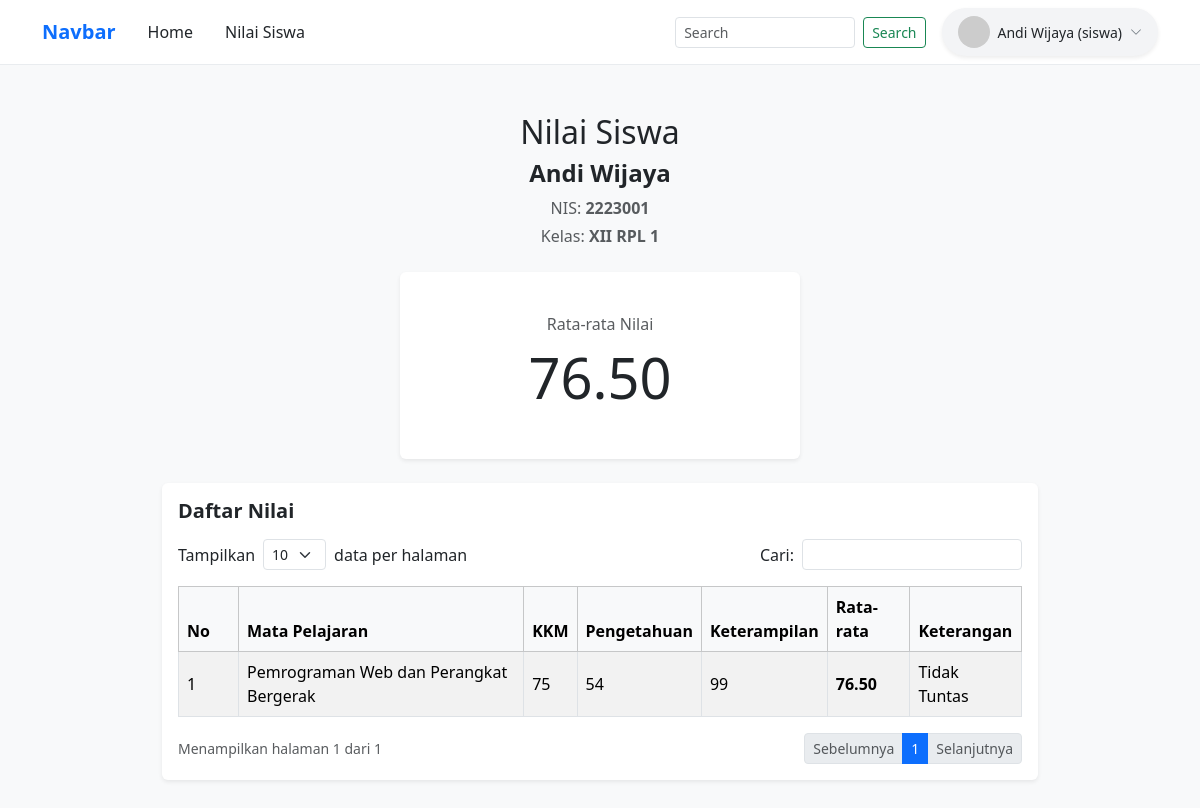
The page /nilai_siswa.php (signed in) on the database its author committed.
### tables this page shows
CREATE TABLE `siswa` (
  `id` int(11) NOT NULL,
  `nis` varchar(10) NOT NULL,
  `nama` varchar(100) NOT NULL,
  `kelas` varchar(10) NOT NULL,
  `jenis_kelamin` enum('L','P') NOT NULL,
  `user_id` int(11) DEFAULT NULL
);

CREATE TABLE `nilai_rapor` (
  `id` int(11) NOT NULL,
  `siswa_id` int(11) NOT NULL,
  `mapel_id` int(11) NOT NULL,
  `nilai_kkm` int(11) DEFAULT 75,
  `nilai_pengetahuan` int(11) DEFAULT NULL,
  `nilai_keterampilan` int(11) DEFAULT NULL,
  `Keterangan` varchar(50) DEFAULT NULL
);

CREATE TABLE `mapel` (
  `id` int(11) NOT NULL,
  `kode_mapel` varchar(10) NOT NULL,
  `nama_mapel` varchar(100) NOT NULL,
  `guru_id` int(11) DEFAULT NULL
);

### nilai_siswa.php (the view, shortened to what this page needs)
<?php
include 'koneksi.php';
$nama_user  = $_SESSION['nama_lengkap'] ?? $_SESSION['nama'] ?? $_SESSION['username'] ?? $_SESSION['nis'] ?? 'Siswa';
$siswa_id    = 0;
$nama_siswa  = $nama_user;
$nis_siswa   = $_SESSION['nis'] ?? '-';
$kelas_siswa = '-';
$user_id_sess = $_SESSION['user_id'] ?? 0;
$nis_sess     = $_SESSION['nis'] ?? '';
$query_s = mysqli_query($koneksi, "SELECT * FROM siswa WHERE nis = '$nis_sess' OR user_id = '$user_id_sess' OR nama LIKE '%$nama_user%' LIMIT 1");
if ($query_s && mysqli_num_rows($query_s) > 0) {
    $data_s      = mysqli_fetch_assoc($query_s);
    $siswa_id    = $data_s['id'];
    $nama_siswa  = $data_s['nama'];
    $nis_siswa   = $data_s['nis'];
    $kelas_siswa = $data_s['kelas'];
}
$query_nilai = mysqli_query($koneksi, "SELECT nilai_rapor.*, mapel.nama_mapel FROM nilai_rapor LEFT JOIN mapel ON nilai_rapor.mapel_id = mapel.id WHERE nilai_rapor.siswa_id = '$siswa_id'");
$nilai_list    = [];
$total_rata    = 0;
$jumlah_mapel  = 0;
if ($query_nilai) {
    while ($row = mysqli_fetch_assoc($query_nilai)) {
        $p = $row['nilai_pengetahuan'] ?? 0;
        $k = $row['nilai_keterampilan'] ?? 0;
        $rata_mapel = ($p + $k) / 2;
        $row['rata_mapel'] = $rata_mapel;
        $total_rata += $rata_mapel;
        $jumlah_mapel++;
        $nilai_list[] = $row;
    }
}
$rata_keseluruhan = ($jumlah_mapel > 0) ? ($total_rata / $jumlah_mapel) : 0;
?>
<!DOCTYPE html>
<html lang="id">
<head>
    <link href="https://cdn.jsdelivr.net/npm/bootstrap@5.3.3/dist/css/bootstrap.min.css" rel="stylesheet">
    <link rel="stylesheet" href="https://cdn.jsdelivr.net/npm/bootstrap-icons@1.11.3/font/bootstrap-icons.min.css">
</head>
<body>
    <?php require_once 'navbar.php'; ?>
    <div class="container my-5" style="max-width: 900px;">
        <div class="text-center mb-4">
            <h2 class="fw-normal">Nilai Siswa</h2>
            <h4 class="fw-bold mt-2"><?= htmlspecialchars($nama_siswa); ?></h4>
            <p class="text-muted mb-1">NIS: <strong><?= htmlspecialchars($nis_siswa); ?></strong></p>
            <p class="text-muted">Kelas: <strong><?= htmlspecialchars($kelas_siswa); ?></strong></p>
        </div>
        <div class="card shadow-sm border-0 mb-4 text-center py-4" style="max-width: 400px; margin: 0 auto;">
            <div class="card-body">
                <span class="text-muted fs-6">Rata-rata Nilai</span>
                <h1 class="display-4 fw-normal mt-2"><?= number_format($rata_keseluruhan, 2); ?></h1>
            </div>
        </div>
        <div class="card shadow-sm border-0 p-3">
            <h5 class="mb-3 fw-bold">Daftar Nilai</h5>
            <div class="row mb-3 align-items-center">
                <div class="col-md-6 d-flex align-items-center">
                    <span class="me-2">Tampilkan</span>
                    <select class="form-select form-select-sm w-auto me-2">
                        <option value="10" selected>10</option>
                    </select>
                    <span>data per halaman</span>
                </div>
                <div class="col-md-6 d-flex justify-content-md-end align-items-center mt-3 mt-md-0">
                    <form method="GET" action="" class="d-flex align-items-center">
                        <label class="me-2">Cari:</label>
                        <input type="text" name="cari" class="form-control form-control-sm w-auto" value="<?= htmlspecialchars($_GET['cari'] ?? ''); ?>">
                    </form>
                </div>
            </div>
            <div class="table-responsive">
                <table class="table table-bordered table-striped align-middle mb-0">
                    <thead class="table-light">
                        <tr>
                            <th style="width: 60px;">No</th>
                            <th>Mata Pelajaran</th>
                            <th>KKM</th>
                            <th>Pengetahuan</th>
                            <th>Keterampilan</th>
                            <th>Rata-rata</th>
                            <th>Keterangan</th>
                        </tr>
                    </thead>
                    <tbody>
                        <?php if (count($nilai_list) > 0): ?>
                            <?php $no = 1; foreach ($nilai_list as $row): ?>
                                <tr>
                                    <td><?= $no++; ?></td>
                                    <td><?= htmlspecialchars($row['nama_mapel'] ?? 'Mata Pelajaran'); ?></td>
                                    <td><?= htmlspecialchars($row['nilai_kkm'] ?? '75'); ?></td>
                                    <td><?= htmlspecialchars($row['nilai_pengetahuan'] ?? '-'); ?></td>
                                    <td><?= htmlspecialchars($row['nilai_keterampilan'] ?? '-'); ?></td>
                                    <td class="fw-bold"><?= number_format($row['rata_mapel'], 2); ?></td>
                                    <td><?= htmlspecialchars($row['Keterangan'] ?? '-'); ?></td>
                                </tr>
                            <?php endforeach; ?>
                        <?php else: ?>
                            <tr>
                                <td colspan="7" class="text-center py-4 text-muted">Belum ada data nilai rapor.</td>
                            </tr>
                        <?php endif; ?>
                    </tbody>
                </table>
            </div>
            <div class="row align-items-center mt-3">
                <div class="col-md-6 text-muted small">
                    Menampilkan halaman 1 dari 1
                </div>
                <div class="col-md-6 d-flex justify-content-md-end">
                    <nav>
                        <ul class="pagination pagination-sm mb-0">
                            <li class="page-item disabled"><a class="page-link" href="#">Sebelumnya</a></li>
                            <li class="page-item active"><a class="page-link" href="#">1</a></li>
                            <li class="page-item disabled"><a class="page-link" href="#">Selanjutnya</a></li>
                        </ul>
                    </nav>
                </div>
            </div>
        </div>
    </div>
</body>
</html>

### nilai_siswa.php (style rules this page uses)
body { background-color: #f8f9fa; }
.table th { font-weight: 600; }

### rows shown on the page
siswa: nama "Andi Wijaya", nis "2223001", kelas "XII RPL 1"
nilai_rapor: mapel.nama_mapel "Pemrograman Web dan Perangkat Bergerak", nilai_kkm "75", nilai_pengetahuan "54", nilai_keterampilan "99", rata_mapel "76.50", Keterangan "Tidak Tuntas"

### other values the page prints
$nama_user "Andi Wijaya"
$role_user ?: 'siswa' "siswa"
$rata_keseluruhan "76.50"
